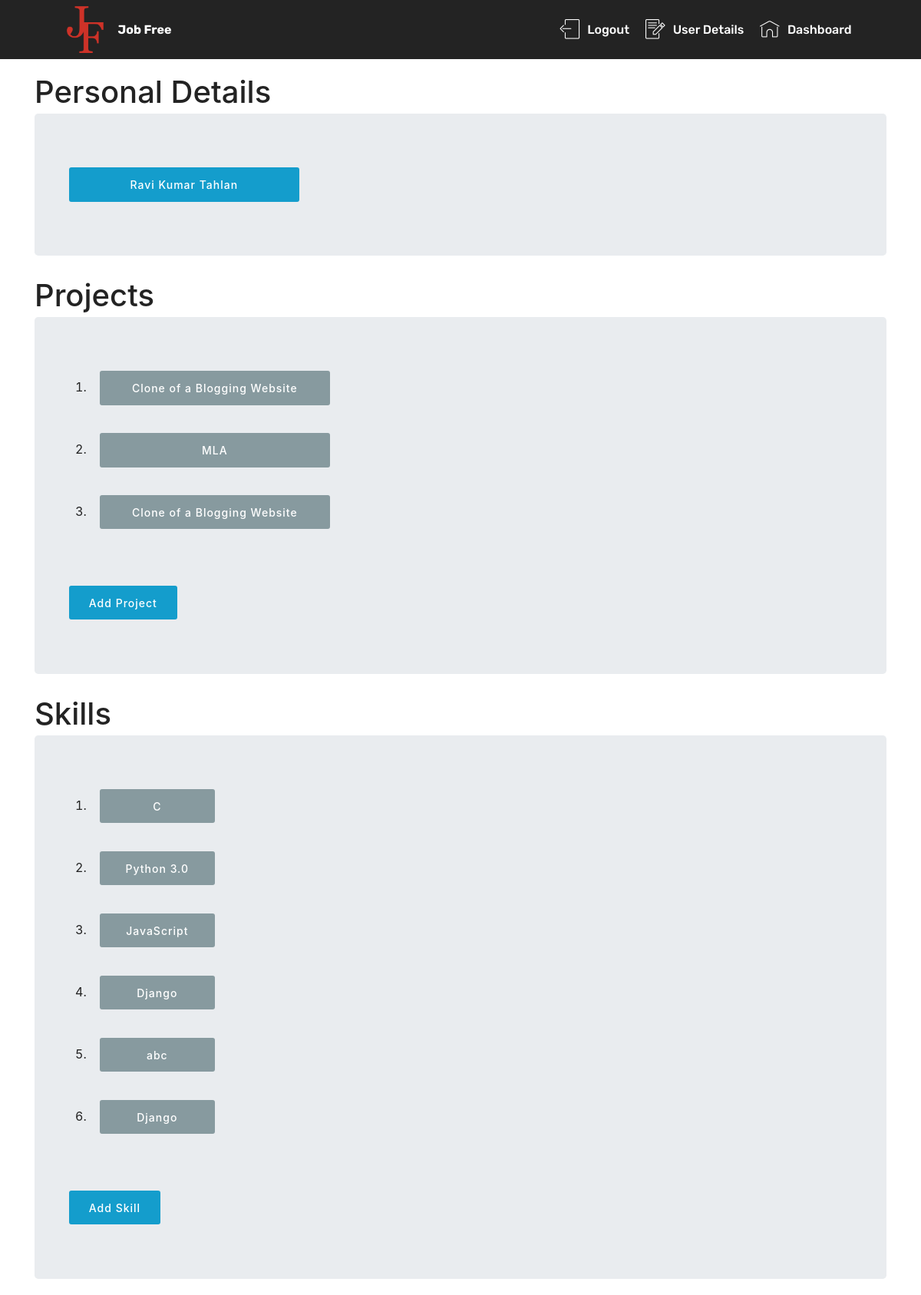
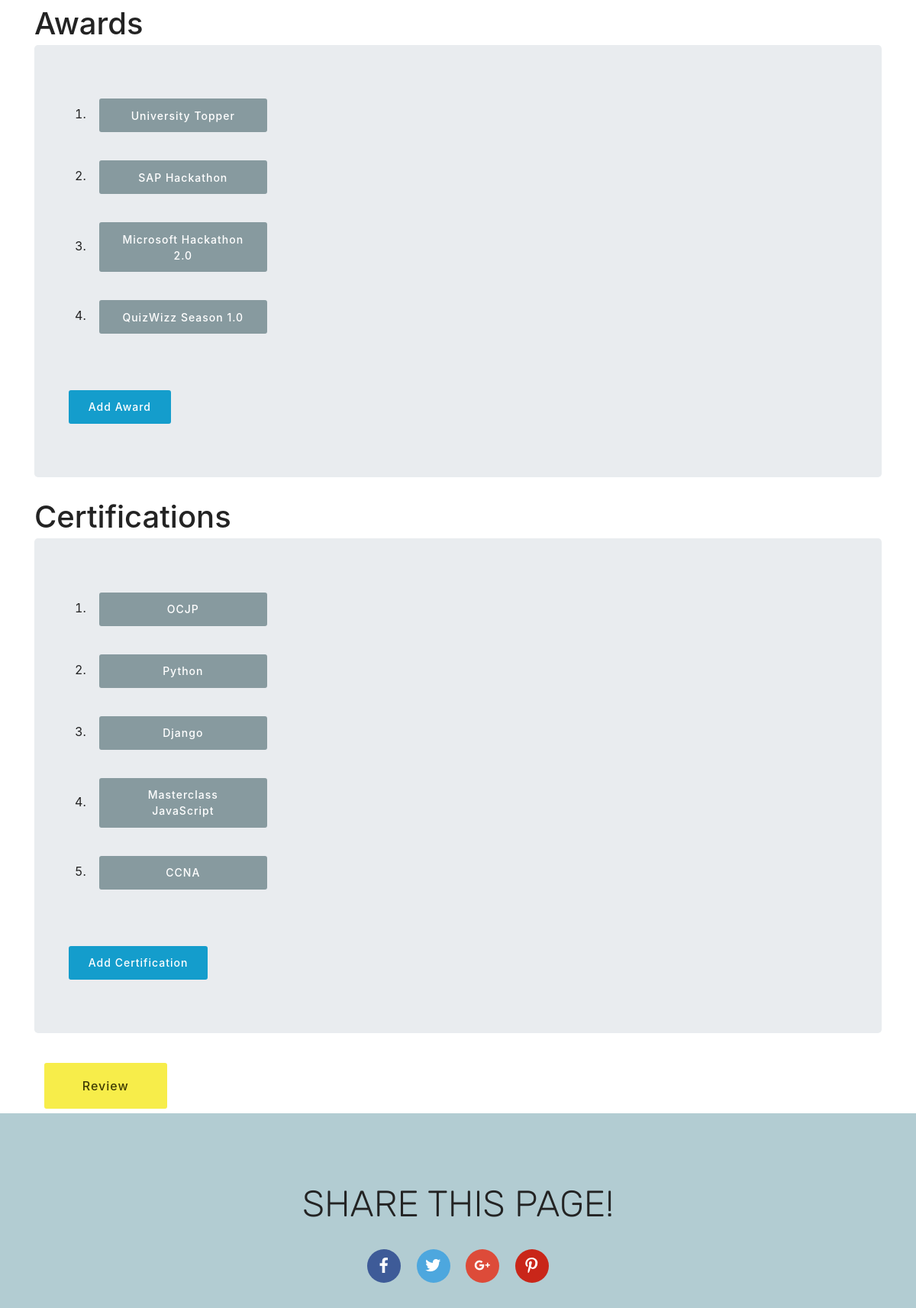
The app's page /job_seeker/ (signed in, upper part) with its own data (2 pictures, top to bottom).
### job_seeker/models.py (models this page shows, shortened)
class UserModel(models.Model):
    user = models.ForeignKey(User, on_delete=models.CASCADE)
    full_name = models.CharField(max_length = 60, blank = False)
    user_email = models.EmailField(null = True)
    gender_options = (
            ('M', 'Male'),
            ('F', 'Female'),
    )
    gender = models.CharField(max_length = 6, choices = gender_options, default = 'Male')
    date_of_birth = models.DateField(null = True, blank = True)
    mobile_number = models.PositiveIntegerField()
    address_line1 = models.CharField(max_length = 100, blank = True)
    address_line2 = models.CharField(max_length = 100, blank = True)
    city = models.CharField(max_length = 100, blank = False)
    state = models.CharField(max_length = 100, blank = False)
    zip = models.PositiveIntegerField()
    tenth_institution = models.CharField(max_length = 100, blank = True)
    tenth_board = models.CharField(max_length = 100, blank = True)
    tenth_result = models.DecimalField(max_digits = 5, decimal_places = 2, blank = True)
    tenth_date = models.DateField(null = True, blank = True,default=datetime.date.today)
    twelfth_institution = models.CharField(max_length = 100, blank = True)
    twelfth_board = models.CharField(max_length = 100,null = True, blank = True)
    twelfth_result = models.DecimalField(max_digits = 5, decimal_places = 2, null = True, blank = True)
    twelfth_date = models.DateField(null = True, blank = True,default=datetime.date.today)
    diploma_institution = models.CharField(max_length = 100, blank = True,null = True)
    diploma_board = models.CharField(max_length = 100, blank = True,null = True)
    diploma_result = models.DecimalField(max_digits = 5, decimal_places = 2, blank = True,null = True)
    diploma_date = models.DateField(null = True, blank = True,default=datetime.date.today)
    bachelor_institution = models.CharField(max_length = 100, blank = True)
    bachelor_board = models.CharField(max_length = 100, blank = True)
    bachelor_result = models.DecimalField(max_digits = 5, decimal_places = 2, blank = True)
    bachelor_program = models.CharField(max_length = 100, blank = True)
    bachelor_stream = models.CharField(max_length = 100, blank = True)
    bachelor_date = models.DateField(null = True, blank = True,default=datetime.date.today)
    resume_headline = models.CharField(max_length = 500, blank = True, null = True)
    extra_curriculam = models.CharField(max_length = 600, blank = True,null = True)
    hobies = models.CharField(max_length = 600, blank = True,null = True,)

class Project(models.Model):
    user = models.ForeignKey(User, on_delete = models.CASCADE, related_name = 'projects')
    project_name = models.CharField(max_length = 100, blank = False)
    project_description = models.CharField(max_length = 600, blank = False)
    project_link = models.URLField(max_length = 500, blank = True)
    start_date = models.DateField()
    end_date = models.DateField()

class Skill(models.Model):
    user = models.ForeignKey(User, on_delete = models.CASCADE, related_name = 'skills')
    skill_name = models.CharField(max_length = 100, blank = False)

class Award(models.Model):
    user = models.ForeignKey(User, on_delete = models.CASCADE, related_name = 'awards')
    award_name = models.CharField(max_length = 100, blank = False)
    award_organization = models.CharField(max_length = 200, blank = False)
    award_description = models.CharField(max_length = 600, blank = True)

class Certification(models.Model):
    user = models.ForeignKey(User, on_delete = models.CASCADE, related_name = 'certifications')
    certification_name = models.CharField(max_length = 300, blank = False)
    certification_organization = models.CharField(max_length = 100, blank = False, null = True)
    certificate_link = models.URLField(max_length = 500, blank = True)
    valid_from = models.DateField()
    valid_till = models.DateField()

### job_seeker/views.py (the view)
class UserModelList(ListView):
    context_object_name = 'user_models'
    template_name = 'usermodel_list.html'
    def get_queryset(self):
        return UserModel.objects.filter(user=self.request.user)
    def get_context_data(self, **kwargs):
        context = super(UserModelList, self).get_context_data(**kwargs)
        context['project_list'] = Project.objects.filter(user = self.request.user)
        context['skill_list'] = Skill.objects.filter(user = self.request.user)
        context['award_list'] = Award.objects.filter(user = self.request.user)
        context['certification_list'] = Certification.objects.filter(user = self.request.user)
        return context

### job_seeker/templates/usermodel_list.html (shortened to what this page needs)
<!DOCTYPE html>
{% load staticfiles%}
<html >
<head>
  <link rel="stylesheet" href="{%static 'assets/web/assets/mobirise-icons/mobirise-icons.css'%}">
  <link rel="stylesheet" href="{%static 'assets/tether/tether.min.css' %}">
  <link rel="stylesheet" href="{%static 'assets/bootstrap/css/bootstrap.min.css' %}">
  <link rel="stylesheet" href="{%static 'assets/bootstrap/css/bootstrap-grid.min.css' %}">
  <link rel="stylesheet" href="{%static 'assets/bootstrap/css/bootstrap-reboot.min.css' %}">
  <link rel="stylesheet" href="{%static 'assets/dropdown/css/style.css' %}">
  <link rel="stylesheet" href="{%static 'assets/socicon/css/styles.css' %}">
  <link rel="stylesheet" href="{%static 'assets/as-pie-progress/css/progress.min.css' %}">
  <link rel="stylesheet" href="{%static 'assets/theme/css/style.css' %}">
  <link rel="stylesheet" href="{%static 'assets/mobirise/css/mbr-additional.css' %}" type="text/css">
  <link rel="stylesheet" href="{%static 'assets/mobirise/css/style_grid.css' %}">
	<link rel="stylesheet" href="{%static 'assets/mobirise/css/panel.css' %}">
</head>
<body>
  <section class="menu cid-rakr8DWKxw" once="menu" id="menu1-3">
    <nav class="navbar navbar-expand beta-menu navbar-dropdown align-items-center navbar-fixed-top navbar-toggleable-sm">
        <div class="menu-logo">
            <div class="navbar-brand">
                <span class="navbar-logo">
                    <a href="{% url 'home' %}">
                         <img src="{% static 'assets/images/jf-96x96.png' %}" alt="Mobirise" title="" style="height: 3.8rem;">
                    </a>
                </span>
                <span class="navbar-caption-wrap"><a class="navbar-caption text-white display-4" href="{% url 'home'%}">Job Free</a></span>
            </div>
        </div>
        <div class="collapse navbar-collapse" id="navbarSupportedContent">
            <ul class="navbar-nav nav-dropdown nav-right" data-app-modern-menu="true">
              {% if user.is_authenticated%}
                <li class="nav-item"><a class="nav-link link text-white display-7" href="{% url 'user_logout' %}"><span class="mbri-logout mbr-iconfont mbr-iconfont-btn"></span>Logout</a></li>
                {% if user.get_short_name == "job_seeker" %}
                  <li class="nav-item"><a class="nav-link link text-white display-7" href="{% url 'job_seeker:usermodel_list' %}"><span class="mbri-edit mbr-iconfont mbr-iconfont-btn"></span>User Details</a></li>
                  <li class="nav-item"><a class="nav-link link text-white display-7" href="{% url 'job_seeker:job_display'%}"><span class="mbri-home mbr-iconfont mbr-iconfont-btn"></span>Dashboard</a></li>
                {% endif %}
              {% else %}
                  <li class="nav-item"><a class="nav-link link text-white display-7" href="#login-signup"><span class="mbri-login mbr-iconfont mbr-iconfont-btn"></span>Login/Signup</a></li>
              {% endif %}
            </ul>
        </div>
    </nav>
</section>
<div class="container">
  <h1>Personal Details</h1>
  <div class="jumbotron">
    {% if user_models %}
      {% for seeker in user_models %}
      <a href="{{seeker.id}}" class = "btn btn-primary btn-sm" style = "width:300px;">{{ seeker.full_name }}</a>
      {% endfor %}
    {% else %}
      <a href="{% url 'job_seeker:user_profile_form' %}" class="btn btn-primary btn-sm">Create</a>
    {% endif %}
  </div>
</div>
<div class="container">
  <h1>Projects</h1>
  <div class="jumbotron">
    <ol>
      {% for project in project_list %}
        <li><a href="pro/{{ project.id }}" class="btn btn-warning btn-sm" style= "width:300px;">{{ project.project_name }}</a></li>
        <br>
      {% endfor %}
    </ol>
    <a href="{% url 'job_seeker:create_project' %}" class="btn btn-primary btn-sm">Add Project</a>
  </div>
</div>
<div class="container">
  <h1>Skills</h1>
  <div class="jumbotron">
    <ol>
      {% for skill in skill_list %}
        <li><a href="skill/{{ skill.id }}" class="btn btn-warning btn-sm" style= "width:150px;">{{ skill.skill_name }}</a></li>
        <br>
      {% endfor %}
    </ol>
    <a href="{% url 'job_seeker:create_skill' %}" class="btn btn-primary btn-sm">Add Skill</a>
  </div>
</div>
<div class="container">
  <h1>Awards</h1>
  <div class="jumbotron">
    <ol>
      {% for award in award_list %}
        <li><a href="award/{{ award.id }}" class="btn btn-warning btn-sm" style= "width:220px;">{{ award.award_name }}</a></li>
        <br>
      {% endfor %}
    </ol>
    <a href="{% url 'job_seeker:create_award' %}" class="btn btn-primary btn-sm">Add Award</a>
  </div>
</div>
<div class="container">
  <h1>Certifications</h1>
  <div class="jumbotron">
    <ol>
      {% for certification in certification_list %}
        <li><a href="certification/{{ certification.id }}" class="btn btn-warning btn-sm" style= "width:220px;">{{ certification.certification_name }}</a></li>
        <br>
      {% endfor %}
    </ol>
    <a href="{% url 'job_seeker:create_certification' %}" class="btn btn-primary btn-sm">Add Certification</a>
  </div>
  <a href="{% url 'job_seeker:res1'%}" class="btn btn-success">Review</a>
</div>
<section class="cid-rakvqG7Egd" id="social-buttons3-8">
    <div class="container">
        <div class="media-container-row">
            <div class="col-md-8 align-center">
                <h2 class="pb-3 mbr-section-title mbr-fonts-style display-2">
                    SHARE THIS PAGE!
                </h2>
                <div>
                    <div class="mbr-social-likes">
                        <span class="btn btn-social socicon-bg-facebook facebook mx-2" title="Share link on Facebook">
                            <i class="socicon socicon-facebook"></i>
                        </span>
                        <span class="btn btn-social twitter socicon-bg-twitter mx-2" title="Share link on Twitter">
                            <i class="socicon socicon-twitter"></i>
                        </span>
                        <span class="btn btn-social plusone socicon-bg-googleplus mx-2" title="Share link on Google+">
                            <i class="socicon socicon-googleplus"></i>
                        </span>
                        <span class="btn btn-social pinterest socicon-bg-pinterest mx-2" title="Share link on Pinterest">
                            <i class="socicon socicon-pinterest"></i>
                        </span>
                    </div>
                </div>
            </div>
        </div>
    </div>
</section>
</body>
</html>

### static/assets/dropdown/css/style.css (style rules this page uses)
.navbar-dropdown { left: 0; padding: 0; position: absolute; right: 0; top: 0; transition: all 0.45s ease; z-index: 1030; background: #282828; }
.navbar-dropdown .navbar-logo { margin-right: 0.8rem; transition: margin 0.3s ease-in-out; vertical-align: middle; }
.navbar-dropdown .navbar-logo img { height: 3.125rem; transition: all 0.3s ease-in-out; }
.navbar-dropdown .navbar-caption { font-weight: 700; white-space: normal; vertical-align: -4px; line-height: 3.125rem !important; }
.navbar-dropdown .navbar-caption, .navbar-dropdown .navbar-caption:hover { color: inherit; text-decoration: none; }
.navbar-dropdown.navbar-fixed-top { position: fixed; }
.navbar-dropdown .navbar-brand span { vertical-align: -4px; }
.nav-dropdown { font-size: 0.75rem; font-weight: 500; height: auto !important; }
.nav-dropdown .link { margin: .667em 1.667em; font-weight: 500; padding: 0; transition: color .2s ease-in-out; }
.nav-dropdown .link::after, .nav-dropdown .dropdown-item::after { color: inherit; }

### static/assets/theme/css/style.css (style rules this page uses)
section { background-color:#eeeeee }
section,.container,.container-fluid { position:relative;word-wrap:break-word }
a { font-style:normal;font-weight:400;cursor:pointer }
a,a:hover { text-decoration:none }
body { color:#232323 }
h1,h2,h3,h4,h5,h6,.h1,.h2,.h3,.h4,.h5,.h6,.display-1,.display-2,.display-3,.display-4 { line-height:1;word-break:break-word;word-wrap:break-word }
body { position:relative }
section { background-position:50% 50%;background-repeat:no-repeat;background-size:cover }
.align-center { text-align:center }
.media-container-row { display:-ms-flexbox;display:-webkit-flex;display:flex;-webkit-flex-direction:row;-ms-flex-direction:row;flex-direction:row;-webkit-flex-wrap:wrap;-ms-flex-wrap:wrap;flex-wrap:wrap;-webkit-justify-content:center;-ms-flex-pack:center;justify-content:center;-webkit-align-content:center;-ms-flex-line-pack:center;align-content:center;-webkit-align-items:start;-ms-flex-align:start;align-items:start }
@media (min-width: 992px) { .media-container-row { -webkit-flex-wrap:nowrap;-ms-flex-wrap:nowrap;flex-wrap:nowrap } }
.menu .navbar-brand { display:-webkit-flex }
.menu .navbar-brand span { display:flex;display:-webkit-flex }
.menu .navbar-brand .navbar-caption-wrap { display:-webkit-flex }
.menu .navbar-brand .navbar-logo img { display:-webkit-flex }
@media (min-width: 992px) { .menu .navbar-nav.nav-dropdown { display:-webkit-flex } }
@media (min-width: 992px) { .menu .navbar-toggleable-sm .navbar-collapse { display:-webkit-flex !important } }
.navbar { display:-webkit-flex;-webkit-flex-wrap:wrap;-webkit-align-items:center;-webkit-justify-content:space-between }
.navbar-collapse { -webkit-flex-basis:100%;-webkit-flex-grow:1;-webkit-align-items:center }
.nav-dropdown .link { padding:.667em 1.667em !important;margin:0 !important }

### job_seeker/templates/usermodel_list.html (style rules this page uses)
body { margin-top:100px; }

### records on screen
UserModel: full_name "Ravi Kumar Tahlan"
Project: project_name "Clone of a Blogging Website"
Project: project_name "MLA"
Project: project_name "Clone of a Blogging Website"
Skill: skill_name "C"
Skill: skill_name "Python 3.0"
Skill: skill_name "JavaScript"
Skill: skill_name "Django"
Skill: skill_name "abc"
Skill: skill_name "Django"
Award: {{ award.id }} 2 (drawn), award_name "University Topper"
Award: award_name "SAP Hackathon"
Award: award_name "Microsoft Hackathon 2.0"
Award: award_name "QuizWizz Season 1.0"
Certification: certification_name "OCJP"
Certification: {{ certification.id }} 2 (drawn), certification_name "Python"
Certification: certification_name "Django"
Certification: certification_name "Masterclass JavaScript"
Certification: certification_name "CCNA"
